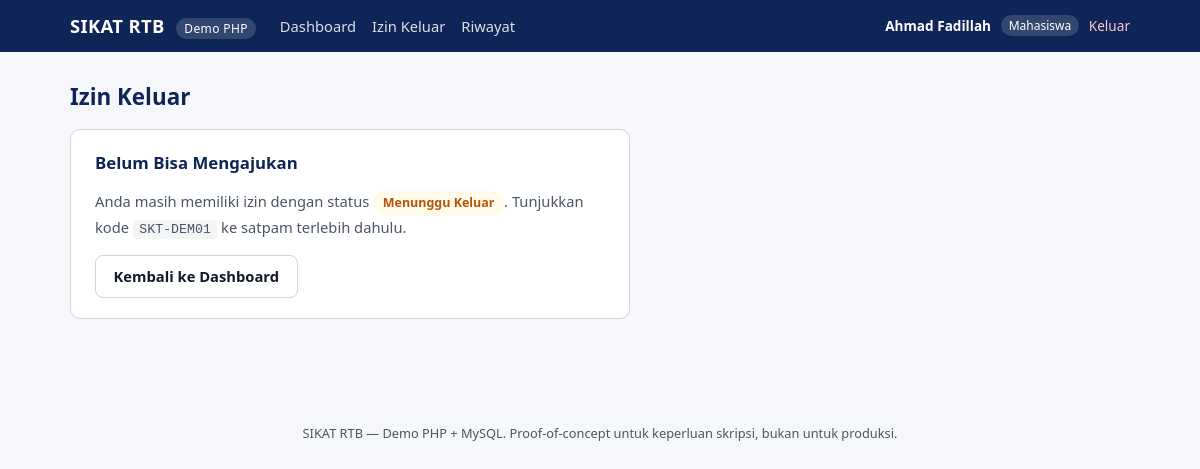
The page /student/apply.php (signed in) on the database its author committed.
### tables this page shows
CREATE TABLE IF NOT EXISTS master_residents (
  id INT AUTO_INCREMENT PRIMARY KEY,
  bca_id VARCHAR(50) NOT NULL UNIQUE,
  full_name VARCHAR(255) NOT NULL,
  room_number VARCHAR(50) NOT NULL,
  class_name VARCHAR(100) NOT NULL,
  gender VARCHAR(30) NOT NULL DEFAULT 'TIDAK_DISEBUTKAN',
  resident_status VARCHAR(30) NOT NULL DEFAULT 'ACTIVE',
  phone_number VARCHAR(30),
  email VARCHAR(255),
  created_at DATETIME NOT NULL DEFAULT CURRENT_TIMESTAMP,
  updated_at DATETIME NOT NULL DEFAULT CURRENT_TIMESTAMP
);

CREATE TABLE IF NOT EXISTS permits (
  id INT AUTO_INCREMENT PRIMARY KEY,
  resident_id INT NOT NULL,
  permit_code VARCHAR(100) NOT NULL UNIQUE,
  qr_token VARCHAR(255) NOT NULL UNIQUE,
  destination VARCHAR(255) NOT NULL,
  permit_type VARCHAR(50) NOT NULL DEFAULT 'IZIN_PRIBADI',
  planned_departure_at DATETIME NOT NULL,
  planned_return_at DATETIME NOT NULL,
  entry_code VARCHAR(50),
  status VARCHAR(30) NOT NULL,
  created_at DATETIME NOT NULL DEFAULT CURRENT_TIMESTAMP,
  FOREIGN KEY (resident_id) REFERENCES master_residents(id)
);

### includes/auth.php (called while the page is built, shortened)
<?php
require_once __DIR__ . '/helpers.php';
function appBase(): string
{
    $dir = basename(dirname($_SERVER['SCRIPT_NAME']));
    return in_array($dir, ['student', 'security', 'manager'], true) ? '../' : '';
}
function currentUser(): ?array
{
    return $_SESSION['user'] ?? null;
}
function roleDashboardPath(string $role): string
{
    switch ($role) {
        case 'STUDENT':
            return 'student/dashboard.php';
    }
}
function roleLabel(string $role): string
{
    $labels = [
        'STUDENT'  => 'Mahasiswa',
        'SECURITY' => 'Satpam',
        'MANAGER'  => 'Pengelola',
    ];
    return $labels[$role] ?? $role;
}

### includes/helpers.php (called while the page is built, shortened)
<?php
function permitStatusLabel(string $status): string
{
    $labels = [
        'MENUNGGU_KELUAR' => 'Menunggu Keluar',
        'SEDANG_DI_LUAR'  => 'Sedang di Luar',
        'MENUNGGU_MASUK'  => 'Menunggu Masuk',
        'SELESAI'         => 'Selesai',
        'DIBATALKAN'      => 'Dibatalkan',
    ];
    return $labels[$status] ?? $status;
}
function permitStatusBadgeClass(string $status): string
{
    $classes = [
        'MENUNGGU_KELUAR' => 'badge badge-waiting',
        'SEDANG_DI_LUAR'  => 'badge badge-outside',
        'MENUNGGU_MASUK'  => 'badge badge-waiting',
        'SELESAI'         => 'badge badge-done',
        'DIBATALKAN'      => 'badge badge-cancelled',
    ];
    return $classes[$status] ?? 'badge';
}
function h(?string $value): string
{
    return htmlspecialchars($value ?? '', ENT_QUOTES, 'UTF-8');
}

### student/apply.php (the view, shortened to what this page needs)
<?php
require_once __DIR__ . '/../includes/auth.php';
require_once __DIR__ . '/../includes/helpers.php';
$user = requireRole('STUDENT');
$db   = getDb();
$stmt = $db->prepare('SELECT r.* FROM master_residents r JOIN accounts a ON a.resident_id = r.id WHERE a.id = ?');
$stmt->execute([$user['id']]);
$resident = $stmt->fetch();
$stmt = $db->prepare("
    SELECT * FROM permits
    WHERE resident_id = ? AND status IN ('MENUNGGU_KELUAR','SEDANG_DI_LUAR','MENUNGGU_MASUK')
    ORDER BY created_at DESC LIMIT 1
");
$stmt->execute([$resident['id']]);
$activePermit = $stmt->fetch();
$successCode = null;
$successMode = null;
$mode = 'NEW';
if ($activePermit) {
    $mode = $activePermit['status'] === 'SEDANG_DI_LUAR' ? 'RETURN' : 'BLOCKED';
}
$pageTitle = 'Izin Keluar';
require __DIR__ . '/../includes/layout_start.php';
?>
<div class="card card-narrow">
<?php if ($mode === 'DONE'): ?>
    <?php if ($successMode === 'EXIT'): ?>
        <h2 class="card-title">Pengajuan Berhasil</h2>
        <p>Izin keluar Anda sudah tercatat dengan status <strong>Menunggu Keluar</strong>. Tunjukkan kode berikut ke satpam untuk divalidasi:</p>
    <?php else: ?>
        <h2 class="card-title">Laporan Kembali Berhasil</h2>
        <p>Status Anda sekarang <strong>Menunggu Masuk</strong>. Tunjukkan kode berikut ke satpam saat tiba di RTB:</p>
    <?php endif; ?>
    <div class="code-box"><?= h($successCode) ?></div>
    <a class="btn btn-primary" href="dashboard.php">Kembali ke Dashboard</a>
<?php elseif ($mode === 'BLOCKED'): ?>
    <h2 class="card-title">Belum Bisa Mengajukan</h2>
    <p class="muted">
        Anda masih memiliki izin dengan status
        <span class="<?= h(permitStatusBadgeClass($activePermit['status'])) ?>"><?= h(permitStatusLabel($activePermit['status'])) ?></span>.
        Tunjukkan kode <code><?= h($activePermit['status'] === 'MENUNGGU_MASUK' ? $activePermit['entry_code'] : $activePermit['permit_code']) ?></code> ke satpam terlebih dahulu.
    </p>
    <a class="btn" href="dashboard.php">Kembali ke Dashboard</a>
<?php endif; ?>
</div>
<?php require __DIR__ . '/../includes/layout_end.php'; ?>

### includes/layout_start.php (shortened to what this page needs)
<?php
$user  = currentUser();
$base  = appBase();
?>
<!DOCTYPE html>
<html lang="id">
<head>
<link rel="stylesheet" href="<?= h($base) ?>assets/style.css">
</head>
<body>
<header class="topbar">
    <div class="topbar-inner">
        <a class="brand" href="<?= h($base . ($user ? roleDashboardPath($user['role']) : 'login.php')) ?>">
            SIKAT RTB <span class="brand-tag">Demo PHP</span>
        </a>
        <?php if ($user): ?>
        <nav class="nav">
            <?php if ($user['role'] === 'STUDENT'): ?>
                <a href="<?= h($base) ?>student/dashboard.php">Dashboard</a>
                <a href="<?= h($base) ?>student/apply.php">Izin Keluar</a>
                <a href="<?= h($base) ?>student/history.php">Riwayat</a>
            <?php elseif ($user['role'] === 'SECURITY'): ?>
                <a href="<?= h($base) ?>security/dashboard.php">Validasi</a>
                <a href="<?= h($base) ?>security/history.php">Riwayat</a>
            <?php elseif ($user['role'] === 'MANAGER'): ?>
                <a href="<?= h($base) ?>manager/dashboard.php">Dashboard</a>
                <a href="<?= h($base) ?>manager/residents.php">Penghuni</a>
                <a href="<?= h($base) ?>manager/history.php">Riwayat</a>
            <?php endif; ?>
        </nav>
        <div class="user-box">
            <span class="user-name"><?= h($user['full_name']) ?></span>
            <span class="user-role"><?= h(roleLabel($user['role'])) ?></span>
            <a class="logout-link" href="<?= h($base) ?>logout.php">Keluar</a>
        </div>
        <?php endif; ?>
    </div>
</header>
<main class="page">
    <?php if (isset($pageTitle)): ?>
        <h1 class="page-title"><?= h($pageTitle) ?></h1>
    <?php endif; ?>

### assets/style.css (style rules this page uses)
:root { --navy: #0f2557; --blue: #1d4ed8; --blue-light: #eef2ff; --green: #15803d; --green-light: #ecfdf3; --red: #b91c1c; --red-light: #fef2f2; --amber: #b45309; --amber-light: #fffbeb; --gray-900: #111827; --gray-600: #4b5563; --gray-300: #d1d5db; --gray-100: #f3f4f6; --bg: #f5f7fb; --white: #ffffff; }
* { box-sizing: border-box; }
body { margin: 0; font-family: "Segoe UI", Arial, Helvetica, sans-serif; background: var(--bg); color: var(--gray-900); line-height: 1.5; }
a { color: var(--blue); text-decoration: none; }
.topbar { background: var(--navy); color: var(--white); }
.topbar-inner { max-width: 1100px; margin: 0 auto; padding: 0.75rem 1.25rem; display: flex; align-items: center; gap: 1.5rem; flex-wrap: wrap; }
.brand { color: var(--white); font-weight: 700; font-size: 1.15rem; letter-spacing: 0.02em; }
.brand-tag { font-weight: 400; font-size: 0.75rem; background: rgba(255,255,255,0.15); padding: 0.15rem 0.5rem; border-radius: 999px; margin-left: 0.4rem; }
.nav { display: flex; gap: 1rem; flex: 1; flex-wrap: wrap; }
.nav a { color: rgba(255,255,255,0.85); font-size: 0.92rem; }
.user-box { display: flex; align-items: center; gap: 0.6rem; font-size: 0.85rem; }
.user-name { font-weight: 600; }
.user-role { background: rgba(255,255,255,0.15); padding: 0.1rem 0.5rem; border-radius: 999px; font-size: 0.75rem; }
.logout-link { color: #fecaca; }
.page { max-width: 1100px; margin: 0 auto; padding: 1.75rem 1.25rem 3rem; }
.page-title { font-size: 1.4rem; margin: 0 0 1rem; color: var(--navy); }
.card { background: var(--white); border: 1px solid var(--gray-300); border-radius: 10px; padding: 1.25rem 1.5rem; margin-bottom: 1.25rem; }
.card-narrow { max-width: 560px; }
.card-title { margin: 0 0 0.9rem; font-size: 1.05rem; color: var(--navy); }
.muted { color: var(--gray-600); font-size: 0.92rem; }
.btn { display: inline-block; padding: 0.6rem 1.1rem; border-radius: 8px; border: 1px solid var(--gray-300); background: var(--white); color: var(--gray-900); font-size: 0.92rem; font-weight: 600; cursor: pointer; text-align: center; }
.badge { display: inline-block; padding: 0.2rem 0.6rem; border-radius: 999px; font-size: 0.78rem; font-weight: 600; background: var(--gray-100); color: var(--gray-600); }
.badge-waiting { background: var(--amber-light); color: var(--amber); }
code { background: var(--gray-100); padding: 0.1rem 0.4rem; border-radius: 4px; font-size: 0.9em; }

### rows shown on the page
master_residents: full_name "Ahmad Fadillah"
permits: status "Menunggu Keluar", permit_code "SKT-DEM01"

### other values the page prints
roleLabel($user['role']) "Mahasiswa"
$pageTitle "Izin Keluar"
